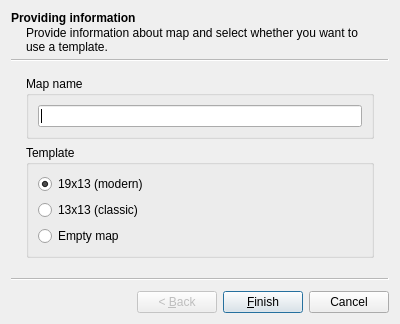
<?xml version="1.0" encoding="UTF-8"?>
<ui version="4.0">
 <class>NewWizard</class>
 <widget class="QWizard" name="NewWizard">
  <property name="geometry">
   <rect>
    <x>0</x>
    <y>0</y>
    <width>400</width>
    <height>269</height>
   </rect>
  </property>
  <property name="windowTitle">
   <string>Create map</string>
  </property>
  <property name="windowIcon">
   <iconset resource="resources.qrc">
    <normaloff>:/images/new.png</normaloff>:/images/new.png</iconset>
  </property>
  <property name="locale">
   <locale language="English" country="UnitedStates"/>
  </property>
  <property name="modal">
   <bool>true</bool>
  </property>
  <widget class="QWizardPage" name="page1">
   <property name="title">
    <string>Providing information</string>
   </property>
   <property name="subTitle">
    <string>Provide information about map and select whether you want to use a template.</string>
   </property>
   <layout class="QVBoxLayout" name="verticalLayout">
    <item>
     <widget class="QGroupBox" name="groupBox">
      <property name="title">
       <string>Map name</string>
      </property>
      <layout class="QVBoxLayout" name="verticalLayout_2">
       <item>
        <widget class="QLineEdit" name="mapName"/>
       </item>
      </layout>
     </widget>
    </item>
    <item>
     <widget class="QGroupBox" name="groupBox_2">
      <property name="title">
       <string>Template</string>
      </property>
      <layout class="QVBoxLayout" name="verticalLayout_3">
       <item>
        <widget class="QRadioButton" name="modern">
         <property name="text">
          <string>19x13 (modern)</string>
         </property>
         <property name="checked">
          <bool>true</bool>
         </property>
        </widget>
       </item>
       <item>
        <widget class="QRadioButton" name="classic">
         <property name="text">
          <string>13x13 (classic)</string>
         </property>
        </widget>
       </item>
       <item>
        <widget class="QRadioButton" name="empty">
         <property name="text">
          <string>Empty map</string>
         </property>
        </widget>
       </item>
      </layout>
     </widget>
    </item>
   </layout>
  </widget>
 </widget>
 <resources>
  <include location="resources.qrc"/>
 </resources>
 <connections/>
</ui>
